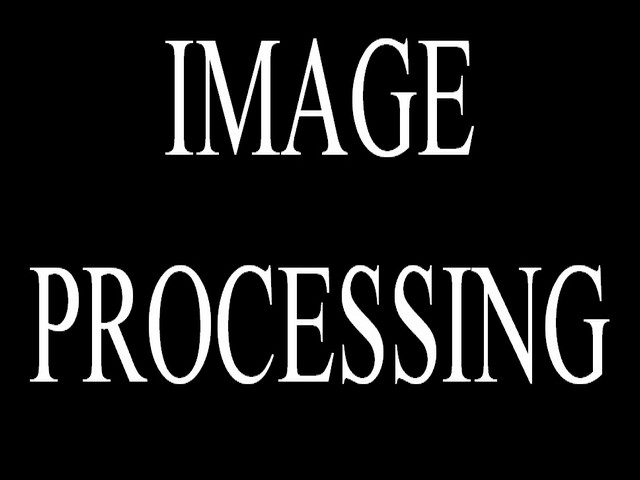
#> input picture Codes/Course_codes_image/image_7.jpg, 640 x 480 px
$ python 4.8-Erosion_Dilation.py
#> lines starting #> are read from the running program, lines starting #| are printed output that depends on the picture
# Erosion and Dilation are Morphological Operations
# Erosion: Removes pixels at the boundaries of objects in an image
# Dilation: Adds pixels to the boundaries of objects in an image

# Import Computer Vision package - cv2
import cv2

# Import Numerical Python package - numpy as np
import numpy as np

# Read the image using imread built-in function
image = cv2.imread('image_7.jpg')
#> image is the input picture: shape (480, 640, 3); min 0, max 255, mean 25.3

# Display original image using imshow built-in function
cv2.imshow("Original", image)

# Wait until any key is pressed
cv2.waitKey(0)

# np.ones returns an array, given shape and type, filled with ones
# np.ones(shape, dtype)
kernel = np.ones((5,5), dtype = "uint8")
# 5 x 5 is the dimension of the kernal
# uint8: is an unsigned integer (0 to 255)

# cv2.erode is the built-in function used for erosion
# cv2.erode(image, kernel, iterations)
erosion = cv2.erode(image, kernel, iterations = 1)
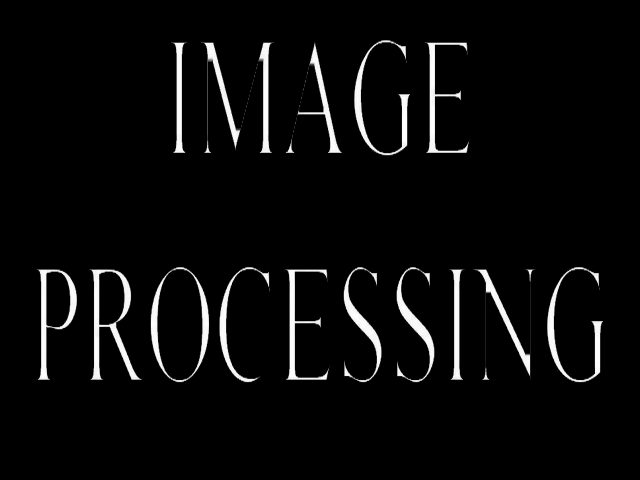
#> erosion: shape (480, 640, 3); min 0, max 254, mean 10.7

# Display image after erosion using imshow built-in function
cv2.imshow("Erosion", erosion)

# Wait until any key is pressed
cv2.waitKey(0)

# cv2.dilate is the built-in function used for dilation
# cv2.dilate(image, kernel, iterations)
dilation = cv2.dilate(image, kernel, iterations = 1)
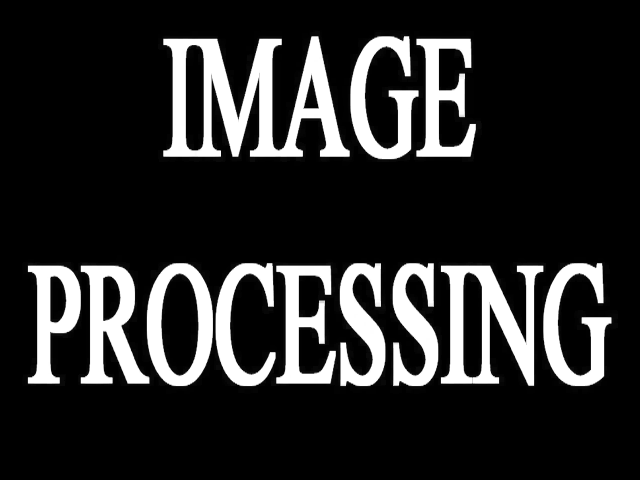
#> dilation: shape (480, 640, 3); min 0, max 255, mean 41.1

# Display image after dilation using imshow built-in function
cv2.imshow("Dilation", dilation)

# Wait until any key is pressed
cv2.waitKey(0)

# Close all windows
cv2.destroyAllWindows()

$ run again, with Codes/Course_codes_image/image_1.jpg copied over Codes/Course_codes_image/image_7.jpg
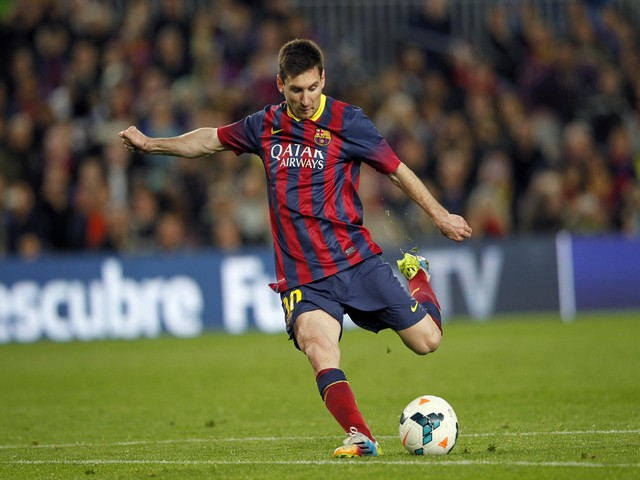
#> input picture Codes/Course_codes_image/image_1.jpg, 640 x 480 px
#> image is the input picture: shape (480, 640, 3); mean B, G, R 67.8, 93, 94.5
#> `erosion = cv2.erode(image, kernel, iterations = 1)`:
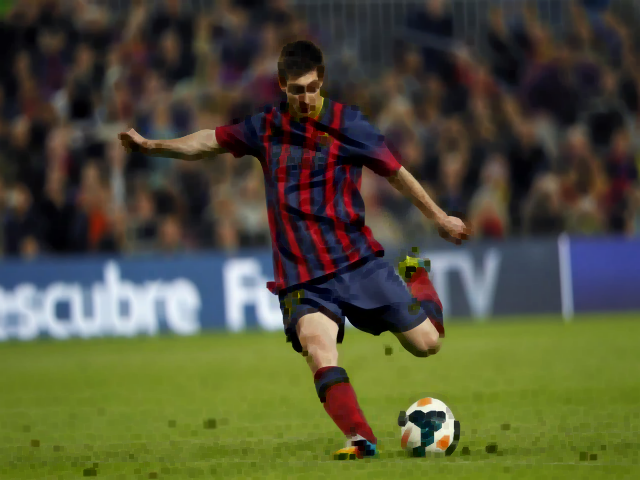
#> erosion: shape (480, 640, 3); mean B, G, R 55.5, 80.7, 80.3
#> `dilation = cv2.dilate(image, kernel, iterations = 1)`:
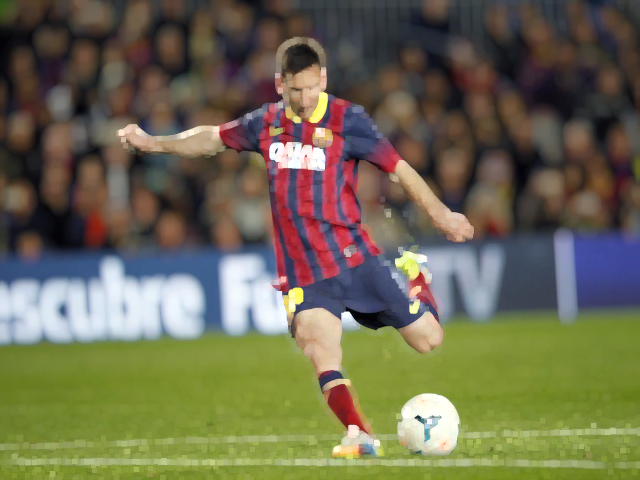
#> dilation: shape (480, 640, 3); mean B, G, R 81, 106, 109.3

$ run again, with Codes/Course_codes_image/image_3.jpg copied over Codes/Course_codes_image/image_7.jpg
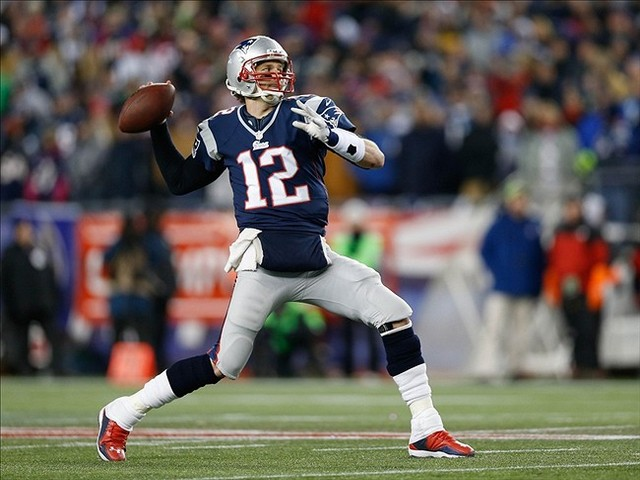
#> input picture Codes/Course_codes_image/image_3.jpg, 640 x 480 px
#> image is the input picture: shape (480, 640, 3); mean B, G, R 89.5, 95.7, 100.9
#> `erosion = cv2.erode(image, kernel, iterations = 1)`:
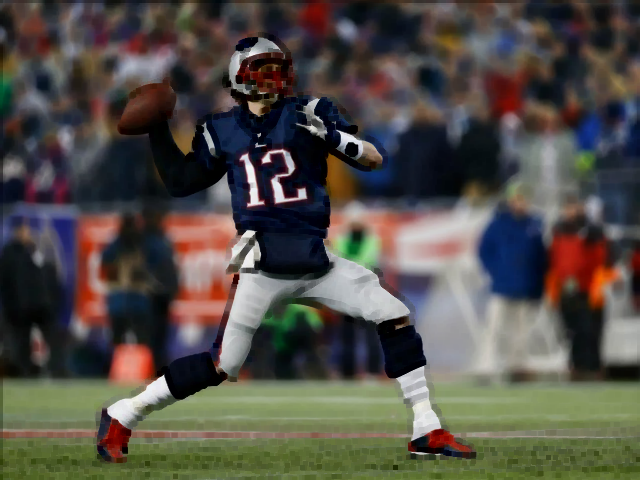
#> erosion: shape (480, 640, 3); mean B, G, R 71.5, 78.1, 82.5
#> `dilation = cv2.dilate(image, kernel, iterations = 1)`:
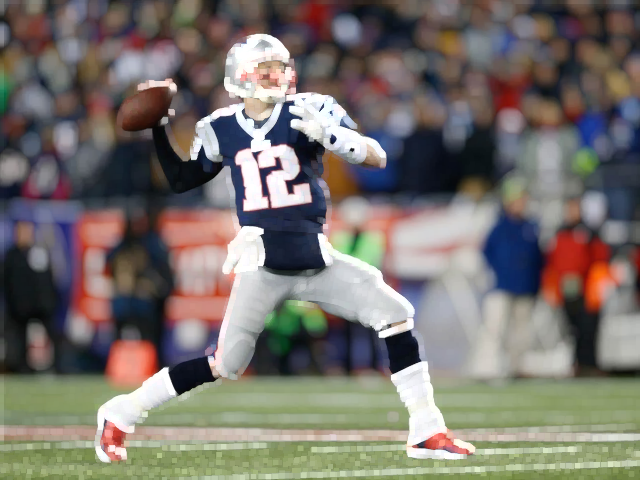
#> dilation: shape (480, 640, 3); mean B, G, R 108.5, 114.2, 120.2
